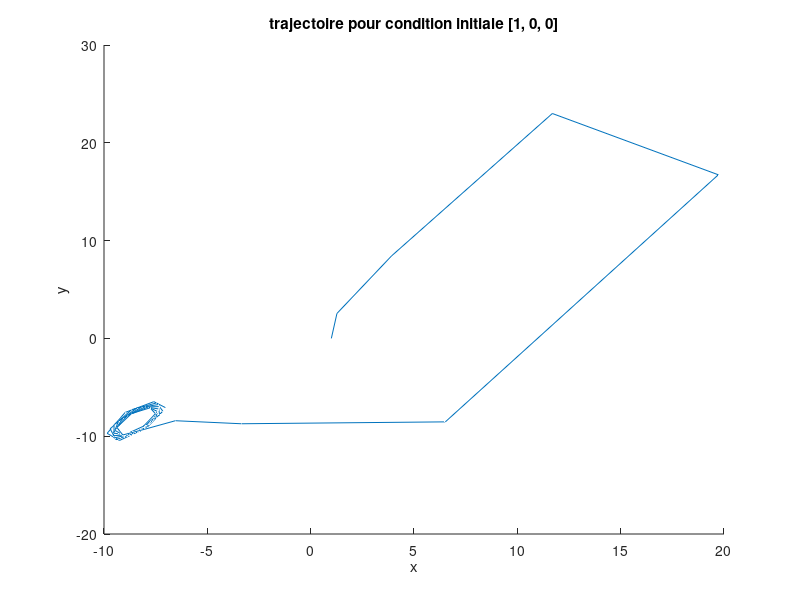

Here is the MATLAB script that generated this plot: (Note: this script raises an error after producing the figure.)
sigma = 10;
b = 8/3;
r = 28;

f = @(t,w) [sigma*(w(2)-w(1));r*w(1)-w(2)-w(1)*w(3); w(1)*w(2)-b*w(3)];
w0 = [1; 0; 0];

[~,wt] = ode45(f,0:0.1:5,w0);
figure
hold on;
title('trajectoire pour condition initiale [1, 0, 0]');
xlabel('x');
ylabel('y');
zlabel('z');
plot3(wt(:,1),wt(:,2),wt(:,3))


delta0 = [0.001;0.001;0.001];
[Tout,wt2] = ode45(f,0:0.1:5,w0);
deltaT = wt2-wt;
plot(Tout, rowfun(@(x)norm(x), deltaT));